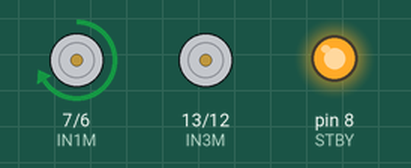
This sketch was run on a simulated Arduino Uno, built with avr-gcc and run on an emulated ATmega328P. Shown: motor-driver pin pairs drawn as motors (green arrow = first pin HIGH = forward, orange = second pin HIGH = backward, longer = more drive, scaled by the enable pin, stopped while the standby pin is LOW), output pins drawn as LEDs (lit = HIGH). What the sketch prints to the serial monitor is not drawn.

Above: at 0.5 s.
At 3.5 s:
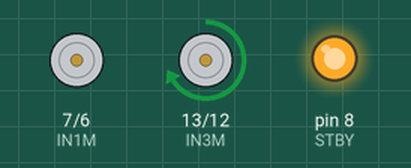
At 8.2 s:
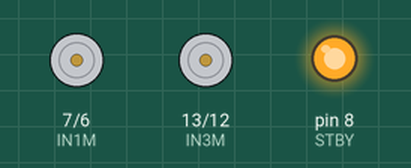
At 13.0 s:
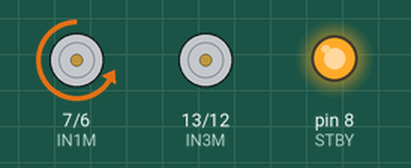
Timing chart, 0 to 14.3 s (numbered marks = the images above):
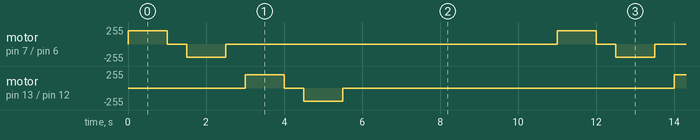

The sketch:

sketch_a1.ino
```cpp
// ===== 1. 定義馬達引腳 =====
#define IN1M   7    // 馬達 A 方向引腳 1
#define IN2M   6    // 馬達 A 方向引腳 2
#define PWMA   9    // 馬達 A PWM 控制引腳

#define IN3M   13   // 馬達 B 方向引腳 1
#define IN4M   12   // 馬達 B 方向引腳 2
#define PWMB   10   // 馬達 B PWM 控制引腳

#define STBY   8    // TB6612 使能引腳（須拉高）

// ===== 2. 初始化引腳 =====
void initMotorPins() {
  pinMode(IN1M, OUTPUT);
  pinMode(IN2M, OUTPUT);
  pinMode(PWMA, OUTPUT);

  pinMode(IN3M, OUTPUT);
  pinMode(IN4M, OUTPUT);
  pinMode(PWMB, OUTPUT);

  pinMode(STBY, OUTPUT);

  // 使能驅動器
  digitalWrite(STBY, HIGH);

  // 預設停止狀態
  digitalWrite(IN1M, LOW);
  digitalWrite(IN2M, LOW);
  analogWrite(PWMA, 0);

  digitalWrite(IN3M, LOW);
  digitalWrite(IN4M, LOW);
  analogWrite(PWMB, 0);
}

// ===== 3. 簡易測試馬達 =====
// 正轉、反轉、停止，每段持續 1 秒
void testMotors() {
  Serial.println("測試A馬達");
  // 馬達 A 正轉
  digitalWrite(IN1M, HIGH);
  digitalWrite(IN2M, LOW);
  analogWrite(PWMA, 200);
  delay(1000);

  // 馬達 A 停止
  analogWrite(PWMA, 0);
  delay(500);

  // 馬達 A 反轉
  digitalWrite(IN1M, LOW);
  digitalWrite(IN2M, HIGH);
  analogWrite(PWMA, 200);
  delay(1000);

  // 停止
  analogWrite(PWMA, 0);
  delay(500);
  Serial.println("測試B馬達");
  // 馬達 B 正轉
  digitalWrite(IN3M, HIGH);
  digitalWrite(IN4M, LOW);
  analogWrite(PWMB, 200);
  delay(1000);

  // 停止
  analogWrite(PWMB, 0);
  delay(500);

  // 馬達 B 反轉
  digitalWrite(IN3M, LOW);
  digitalWrite(IN4M, HIGH);
  analogWrite(PWMB, 200);
  delay(1000);

  // 停止
  analogWrite(PWMB, 0);
  delay(500);
}

// ===== 4. 主程式框架 =====
void setup() {
  Serial.begin(9600);
  initMotorPins();
  Serial.println("開始測試馬達引腳...");
}

void loop() {
  testMotors();
  Serial.println("測試完成，暫停 5 秒");
  delay(5000);
}
```

Measured:
- by itself, motor on pin 7 (IN1M) / pin 6 (IN2M), motor on pin 13 (IN3M) / pin 12 (IN4M): repeats every 11.0 s: stopped 0.50 s, backward 200/255 1.0 s, stopped 8.5 s, forward 200/255 1.0 s
